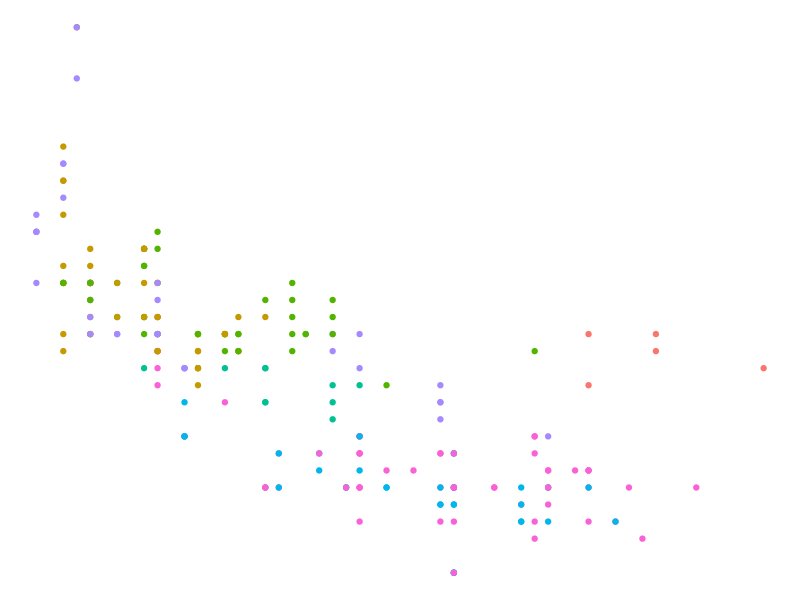
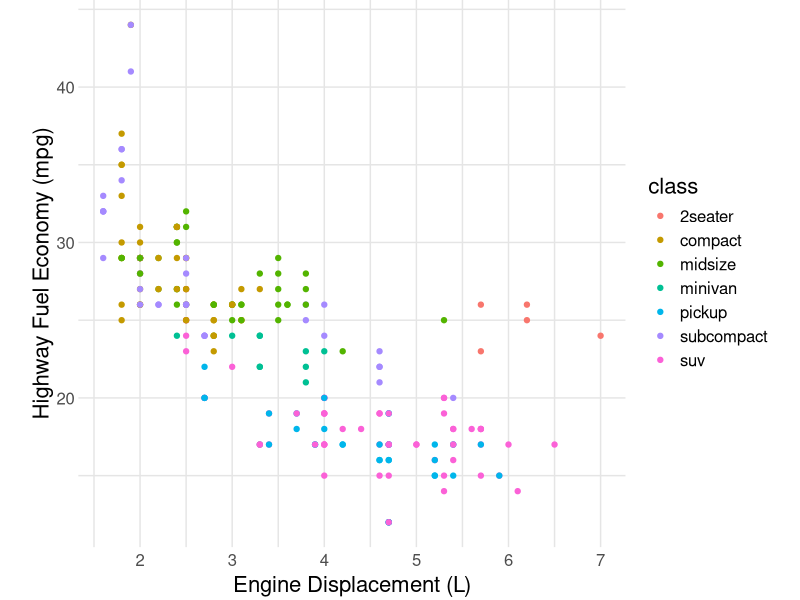
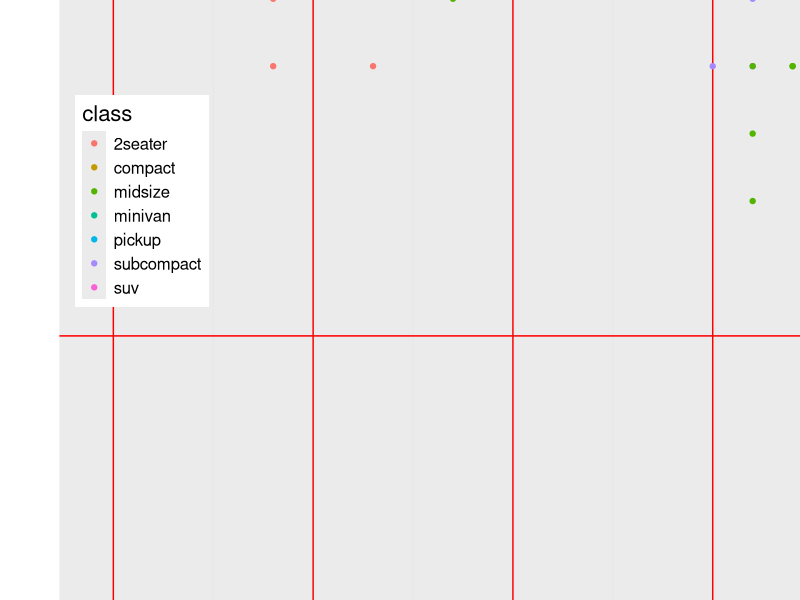

Write R code to recreate these figures, in order.
## ---- chunk 1
library(tidyverse)
# knitr options
library(tidyverse)
knitr::opts_chunk$set(echo = TRUE)
## ---- chunk 2
mpg %>%
  ggplot(aes(displ, hwy, color = class)) +
  geom_point() +
  guides(color = "none") +
  theme_void()
## ---- chunk 3
## NOTE: No need to edit; feel free to re-use this code!
theme_common <- function() {
  theme_minimal() %+replace%
  theme(
    axis.text.x = element_text(size = 12),
    axis.text.y = element_text(size = 12),
    axis.title.x = element_text(margin = margin(4, 4, 4, 4), size = 16),
    axis.title.y = element_text(margin = margin(4, 4, 4, 4), size = 16, angle = 90),

    legend.title = element_text(size = 16),
    legend.text = element_text(size = 12),

    strip.text.x = element_text(size = 12),
    strip.text.y = element_text(size = 12),

    panel.grid.major = element_line(color = "grey90"),
    panel.grid.minor = element_line(color = "grey90"),

    aspect.ratio = 4 / 4,

    plot.margin = unit(c(t = +0, b = +0, r = +0, l = +0), "cm"),
    plot.title = element_text(size = 18),
    plot.title.position = "plot",
    plot.subtitle = element_text(size = 16),
    plot.caption = element_text(size = 12)
  )
}
## ---- chunk 4
mpg %>%
  ggplot(aes(displ, hwy, color = class)) +
  geom_point() +
  labs(
    x = "Engine Displacement (L)",
    y = "Highway Fuel Economy (mpg)"
  ) +
  theme_common()
## ---- chunk 5
mpg %>%
  ggplot(aes(displ, hwy, color = class)) +
  geom_point() +
  theme(
    axis.text.x = element_text(size = 120),
    axis.text.y = element_text(size = 2),
    axis.title.x = element_text(margin = margin(4, 10, 4, 4), size = 16),
    axis.title.y = element_text(margin = margin(4, 4, 35, 4), size = 16, angle = 45),

    legend.title = element_text(size = 16),
    legend.text = element_text(size = 12),

    strip.text.x = element_text(size = 12),
    strip.text.y = element_text(size = 12),

    panel.grid.major = element_line(color = "red"),
    panel.grid.minor = element_line(color = "grey90"),

    aspect.ratio = 4 / 2,

    plot.margin = unit(c(t = +0, b = +15, r = +0, l = +30), "cm"),
    plot.title = element_text(size = 18),
    plot.title.position = "plot",
    plot.subtitle = element_text(size = 16),
    plot.caption = element_text(size = 12)
  )
